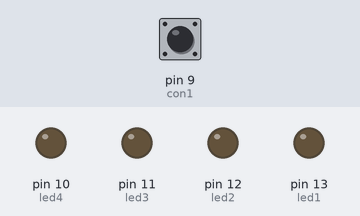
This sketch was run on a simulated Arduino Uno, built with avr-gcc and run on an emulated ATmega328P. Parts: output pins drawn as LEDs (lit = HIGH). Dashed ring = blinking. Inputs (shaded band) come from the test bench; at power-on: pin 9 (con1) HIGH.

Above: at 1.2 s.
1.3 s: pin 9 (con1) pulled LOW for 0.15 s
At 1.7 s:
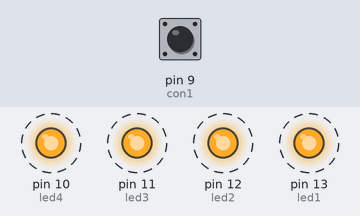
4.4 s: pin 9 (con1) pulled LOW for 1 s
8.4 s: pin 9 (con1) pulled LOW for 3.2 s
Timing chart, 0 to 14.3 s (numbered marks = the images above; inputs shaded):
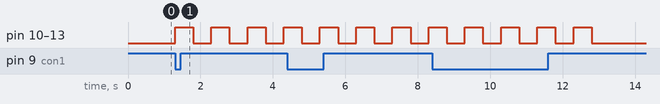

Measured:
- after the input at 1.3 s, pin 10 (led4), pin 11 (led3), pin 12 (led2), pin 13 (led1): alternates HIGH for 0.50 s and LOW for 0.50 s, starting at once

The sketch:

tema4-1.ino
```cpp
#define led1 13
#define led2 12
#define led3 11
#define led4 10
#define con1 9

void setup() {
  // put your setup code here, to run once:
  pinMode(led1, OUTPUT);
  pinMode(led2, OUTPUT);
  pinMode(led3, OUTPUT);
  pinMode(led4, OUTPUT);
  pinMode(con1, INPUT_PULLUP);
}

void loop() {
  // put your main code here, to run repeatedly:
  if (digitalRead(con1) == LOW) {
    for (int i = 0; i < 4; i++) {
      digitalWrite(led1, HIGH);
      digitalWrite(led2, HIGH);
      digitalWrite(led3, HIGH);
      digitalWrite(led4, HIGH);
      delay(500);
      digitalWrite(led1, LOW);
      digitalWrite(led2, LOW);
      digitalWrite(led3, LOW);
      digitalWrite(led4, LOW);
      delay(500);
    }
  }
}
```
